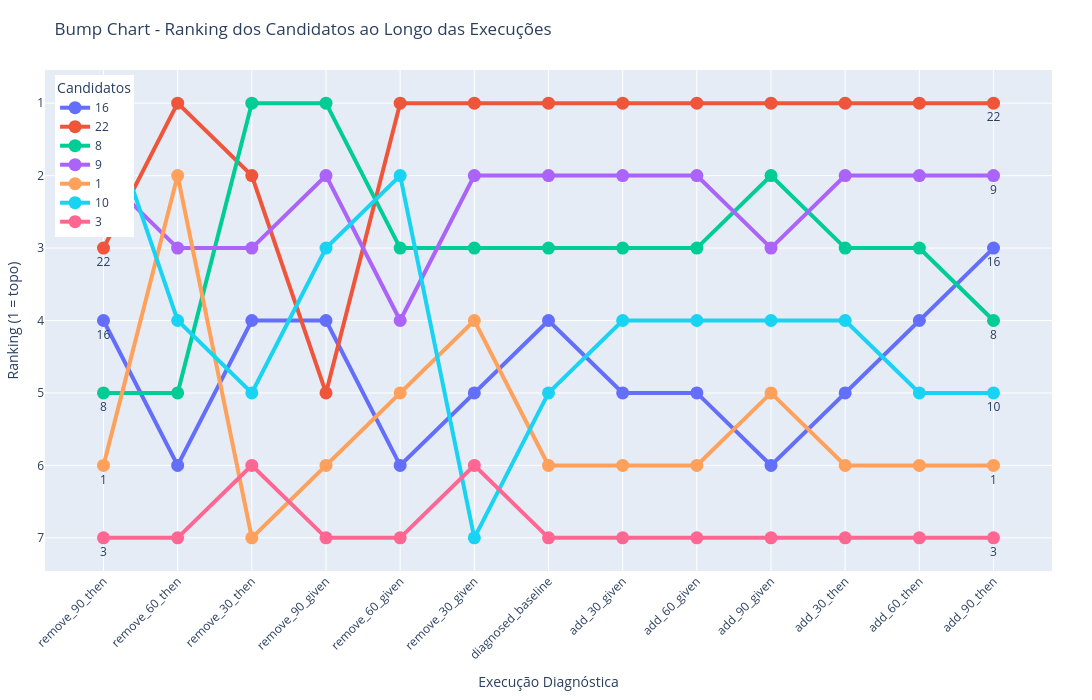

The notebook cell saved with this chart:
### Code cell
import pandas as pd
import plotly.graph_objects as go

# Carregar e preparar os dados
keep_candidates = ["16", "22", "8", "9", "1", "10", "3"]
diagnosis_order = [
    "remove_90_then", "remove_60_then", "remove_30_then", 
    "remove_90_given", "remove_60_given", "remove_30_given", 
    "diagnosed_baseline", 
    "add_30_given", "add_60_given", "add_90_given", 
    "add_30_then", "add_60_then", "add_90_then"
]

df = df[df["candidate_name"].astype(str).isin(keep_candidates)]
df_pivot = df.pivot(index="candidate_name", columns="diagnosed_name", values="similarity_result")
df_pivot = df_pivot[[col for col in diagnosis_order if col in df_pivot.columns]]
df_pivot = df_pivot.loc[keep_candidates]
df_rank = df_pivot.rank(ascending=False, axis=0, method='min')

fig = go.Figure()
for cand in df_rank.index:
    fig.add_trace(go.Scatter(
        x=df_rank.columns,
        y=df_rank.loc[cand],
        mode='lines+markers+text',
        name=str(cand),
        line=dict(width=4),
        marker=dict(size=13),
        text=["" if i not in [0, len(df_rank.columns)-1] else str(cand) for i in range(len(df_rank.columns))],
        textposition="bottom center"
    ))
fig.update_layout(
    title='Bump Chart - Ranking dos Candidatos ao Longo das Execuções',
    xaxis_title='Execução Diagnóstica',
    yaxis_title='Ranking (1 = topo)',
    yaxis=dict(autorange='reversed', dtick=1),
    xaxis=dict(
        tickangle=-45,
        categoryorder='array',
        categoryarray=diagnosis_order,
        tickvals=diagnosis_order,
        ticktext=diagnosis_order
    ),
    width=1500,   # largura aumentada!
    height=700,
    legend=dict(title="Candidatos", yanchor="top", y=0.99, xanchor="left", x=0.01),
    margin=dict(l=40, r=40, t=70, b=90)
)
fig.show()

### Figure 1 — Plotly figure (JSON) as saved in the notebook; plotly's stock layout.template omitted (floating-point values rounded to 4 significant figures)
{"data": [{"line": {"width": 4}, "marker": {"size": 13}, "mode": "lines+markers+text", "name": "16", "text": ["16", "", "", "", "", "", "", "", "", "", "", "", "16"], "textposition": "bottom center", "type": "scatter", "x": ["remove_90_then", "remove_60_then", "remove_30_then", "remove_90_given", "remove_60_given", "remove_30_given", "diagnosed_baseline", "add_30_given", "add_60_given", "add_90_given", "add_30_then", "add_60_then", "add_90_then"], "y": [4.0, 6.0, 4.0, 4.0, 6.0, 5.0, 4.0, 5.0, 5.0, 6.0, 5.0, 4.0, 3.0]}, {"line": {"width": 4}, "marker": {"size": 13}, "mode": "lines+markers+text", "name": "22", "text": ["22", "", "", "", "", "", "", "", "", "", "", "", "22"], "textposition": "bottom center", "type": "scatter", "x": ["remove_90_then", "remove_60_then", "remove_30_then", "remove_90_given", "remove_60_given", "remove_30_given", "diagnosed_baseline", "add_30_given", "add_60_given", "add_90_given", "add_30_then", "add_60_then", "add_90_then"], "y": [3.0, 1.0, 2.0, 5.0, 1.0, 1.0, 1.0, 1.0, 1.0, 1.0, 1.0, 1.0, 1.0]}, {"line": {"width": 4}, "marker": {"size": 13}, "mode": "lines+markers+text", "name": "8", "text": ["8", "", "", "", "", "", "", "", "", "", "", "", "8"], "textposition": "bottom center", "type": "scatter", "x": ["remove_90_then", "remove_60_then", "remove_30_then", "remove_90_given", "remove_60_given", "remove_30_given", "diagnosed_baseline", "add_30_given", "add_60_given", "add_90_given", "add_30_then", "add_60_then", "add_90_then"], "y": [5.0, 5.0, 1.0, 1.0, 3.0, 3.0, 3.0, 3.0, 3.0, 2.0, 3.0, 3.0, 4.0]}, {"line": {"width": 4}, "marker": {"size": 13}, "mode": "lines+markers+text", "name": "9", "text": ["9", "", "", "", "", "", "", "", "", "", "", "", "9"], "textposition": "bottom center", "type": "scatter", "x": ["remove_90_then", "remove_60_then", "remove_30_then", "remove_90_given", "remove_60_given", "remove_30_given", "diagnosed_baseline", "add_30_given", "add_60_given", "add_90_given", "add_30_then", "add_60_then", "add_90_then"], "y": [2.0, 3.0, 3.0, 2.0, 4.0, 2.0, 2.0, 2.0, 2.0, 3.0, 2.0, 2.0, 2.0]}, {"line": {"width": 4}, "marker": {"size": 13}, "mode": "lines+markers+text", "name": "1", "text": ["1", "", "", "", "", "", "", "", "", "", "", "", "1"], "textposition": "bottom center", "type": "scatter", "x": ["remove_90_then", "remove_60_then", "remove_30_then", "remove_90_given", "remove_60_given", "remove_30_given", "diagnosed_baseline", "add_30_given", "add_60_given", "add_90_given", "add_30_then", "add_60_then", "add_90_then"], "y": [6.0, 2.0, 7.0, 6.0, 5.0, 4.0, 6.0, 6.0, 6.0, 5.0, 6.0, 6.0, 6.0]}, {"line": {"width": 4}, "marker": {"size": 13}, "mode": "lines+markers+text", "name": "10", "text": ["10", "", "", "", "", "", "", "", "", "", "", "", "10"], "textposition": "bottom center", "type": "scatter", "x": ["remove_90_then", "remove_60_then", "remove_30_then", "remove_90_given", "remove_60_given", "remove_30_given", "diagnosed_baseline", "add_30_given", "add_60_given", "add_90_given", "add_30_then", "add_60_then", "add_90_then"], "y": [1.0, 4.0, 5.0, 3.0, 2.0, 7.0, 5.0, 4.0, 4.0, 4.0, 4.0, 5.0, 5.0]}, {"line": {"width": 4}, "marker": {"size": 13}, "mode": "lines+markers+text", "name": "3", "text": ["3", "", "", "", "", "", "", "", "", "", "", "", "3"], "textposition": "bottom center", "type": "scatter", "x": ["remove_90_then", "remove_60_then", "remove_30_then", "remove_90_given", "remove_60_given", "remove_30_given", "diagnosed_baseline", "add_30_given", "add_60_given", "add_90_given", "add_30_then", "add_60_then", "add_90_then"], "y": [7.0, 7.0, 6.0, 7.0, 7.0, 6.0, 7.0, 7.0, 7.0, 7.0, 7.0, 7.0, 7.0]}], "layout": {"height": 700, "legend": {"title": {"text": "Candidatos"}, "x": 0.01, "xanchor": "left", "y": 0.99, "yanchor": "top"}, "margin": {"b": 90, "l": 40, "r": 40, "t": 70}, "title": {"text": "Bump Chart - Ranking dos Candidatos ao Longo das Execuções"}, "width": 1500, "xaxis": {"categoryarray": ["remove_90_then", "remove_60_then", "remove_30_then", "remove_90_given", "remove_60_given", "remove_30_given", "diagnosed_baseline", "add_30_given", "add_60_given", "add_90_given", "add_30_then", "add_60_then", "add_90_then"], "categoryorder": "array", "tickangle": -45, "ticktext": ["remove_90_then", "remove_60_then", "remove_30_then", "remove_90_given", "remove_60_given", "remove_30_given", "diagnosed_baseline", "add_30_given", "add_60_given", "add_90_given", "add_30_then", "add_60_then", "add_90_then"], "tickvals": ["remove_90_then", "remove_60_then", "remove_30_then", "remove_90_given", "remove_60_given", "remove_30_given", "diagnosed_baseline", "add_30_given", "add_60_given", "add_90_given", "add_30_then", "add_60_then", "add_90_then"], "title": {"text": "Execução Diagnóstica"}}, "yaxis": {"autorange": "reversed", "dtick": 1, "title": {"text": "Ranking (1 = topo)"}}}}
